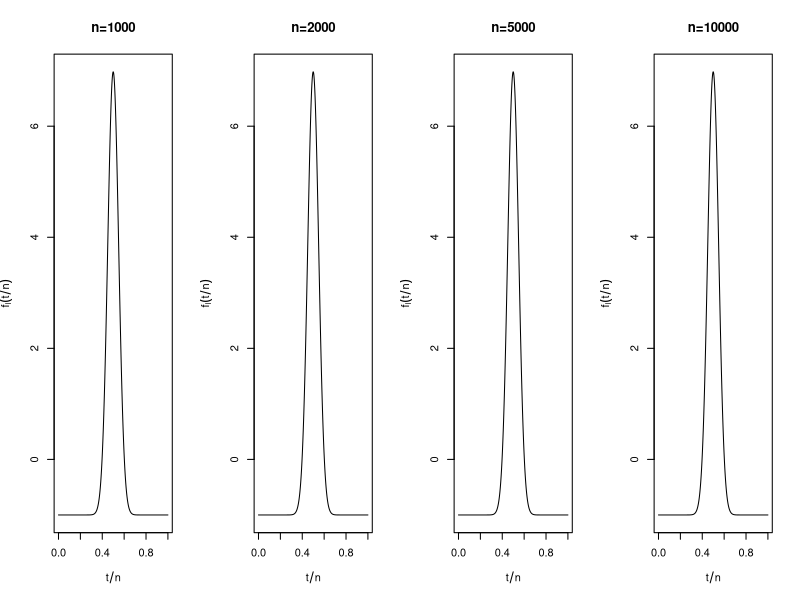
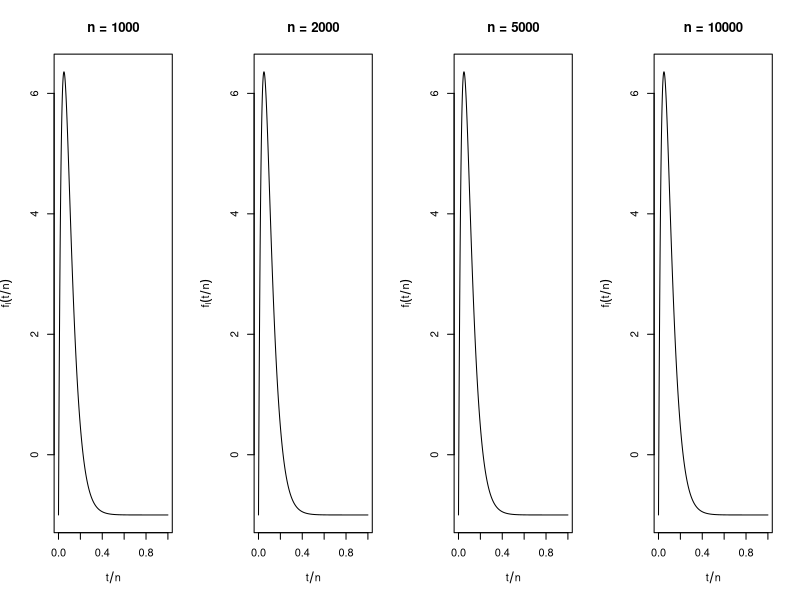
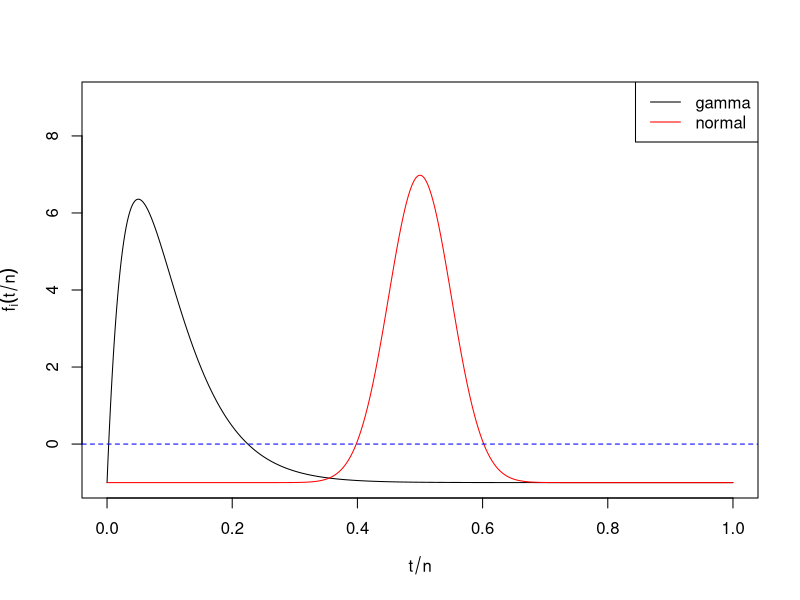

These figures' R source, in order:
par(mfrow = c(1,4))


# Normal  -----------------------------------------------------------------


n = 1000;
x = seq(0,1,length.out = n)
plot(x,(dnorm(x, mean = 0.5, sd = 0.05) - 1), type='l', ylab = expression(f[i](t/n)), xlab = expression(t/n), main = "n=1000")

n = 2000;
x = seq(0,1,length.out = 2000)
plot(x,(dnorm(x, mean = 0.5, sd = 0.05)-1), type='l',ylab = expression(f[i](t/n)), xlab = expression(t/n), main = "n=2000")


n = 5000;
x = seq(0,1,length.out = n)
plot(x,(dnorm(x, mean = 0.5, sd = 0.05)-1), type='l',ylab = expression(f[i](t/n)), xlab = expression(t/n), main ="n=5000")

n = 10000;
x = seq(0,1,length.out = n)
plot(x,(dnorm(x, mean = 0.5, sd = 0.05)-1), type='l',ylab = expression(f[i](t/n)), xlab = expression(t/n), main = "n=10000")



# Gamma -------------------------------------------------------------------
par(mfrow = c(1,4))
n = 1000;
x = seq(0,1,length.out = n)
plot(x, (dgamma(x, shape = 2, scale = 0.05)-1), type='l', ylab = expression(f[i](t/n)), xlab = expression(t/n), main = "n = 1000")

n = 2000;
x = seq(0,1,length.out = n)
plot(x, (dgamma(x, shape = 2, scale = 0.05)-1), type='l', ylab = expression(f[i](t/n)), xlab = expression(t/n), main = "n = 2000")

n = 5000;
x = seq(0,1,length.out = n)
plot(x, (dgamma(x, shape = 2, scale = 0.05)-1), type='l', ylab = expression(f[i](t/n)), xlab = expression(t/n), main = "n = 5000")

n = 10000;
x = seq(0,1,length.out = n)
plot(x, (dgamma(x, shape = 2, scale = 0.05)-1), type='l', ylab = expression(f[i](t/n)), xlab = expression(t/n), main = "n = 10000")


# checks ------------------------------------------------------------------

# Define the normal density function
normal_density <- function(x) {
  dnorm(x, mean = 0.5, sd = 0.05)-1
}

# Numerically integrate the normal density over the interval (0,1)
result <- integrate(normal_density, 0, 1)


print(result$value)  

gamma_density <- function(x) {
  dgamma(x, shape = 2 , scale = 0.05)-1
}
result <- integrate(gamma_density, 0, 1)

print(result$value)


# plot --------------------------------------------------------------------

par(mfrow = c(1,1))
plot(x, (dgamma(x, shape = 2, scale = 0.05)-1), type='l', ylim=c(-1,9),
     ylab = expression(f[i](t/n)), xlab = expression(t/n))
lines(x, (dnorm(x, mean = 0.5, sd = 0.05)-1), col="red")
legend("topright", c("gamma", "normal"), col=c("black", "red"), lty= c(1,1))
abline(h = 0, col="blue", lty=2)
